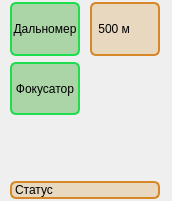
<?xml version="1.0" encoding="UTF-8"?>
<ui version="4.0">
 <class>WidgetFocusRangerControl</class>
 <widget class="QWidget" name="WidgetFocusRangerControl">
  <property name="geometry">
   <rect>
    <x>0</x>
    <y>0</y>
    <width>172</width>
    <height>201</height>
   </rect>
  </property>
  <property name="sizePolicy">
   <sizepolicy hsizetype="Expanding" vsizetype="Minimum">
    <horstretch>0</horstretch>
    <verstretch>0</verstretch>
   </sizepolicy>
  </property>
  <property name="maximumSize">
   <size>
    <width>172</width>
    <height>16777215</height>
   </size>
  </property>
  <property name="windowTitle">
   <string>Поворотное устройство</string>
  </property>
  <property name="styleSheet">
   <string notr="true">QPushButton
{
   background-color: rgba(204, 53, 10, 62);
    border: 2px solid line;
    border-radius: 6px;	
	border-color: rgb(215, 50, 28);
}

QPushButton::checked
{
	
	background-color: rgba(32, 156, 19, 83);
    border: 2px solid line;
    border-radius: 6px;
   
	border-color: rgb(30, 221, 78);
}

QLineEdit
{
	
	background-color: rgba(32, 156, 19, 83);
    border: 2px solid line;
    border-radius: 6px;
   
	border-color: rgb(30, 221, 78);
}



QGroupBox
{
border: 0px solid line black;
}</string>
  </property>
  <layout class="QGridLayout" name="gridLayout">
   <property name="leftMargin">
    <number>2</number>
   </property>
   <property name="topMargin">
    <number>2</number>
   </property>
   <property name="rightMargin">
    <number>2</number>
   </property>
   <property name="bottomMargin">
    <number>2</number>
   </property>
   <property name="horizontalSpacing">
    <number>2</number>
   </property>
   <item row="0" column="1">
    <widget class="QLabel" name="label_3">
     <property name="sizePolicy">
      <sizepolicy hsizetype="Maximum" vsizetype="Preferred">
       <horstretch>0</horstretch>
       <verstretch>0</verstretch>
      </sizepolicy>
     </property>
     <property name="minimumSize">
      <size>
       <width>60</width>
       <height>40</height>
      </size>
     </property>
     <property name="maximumSize">
      <size>
       <width>70</width>
       <height>70</height>
      </size>
     </property>
     <property name="styleSheet">
      <string notr="true">QLabel
{
	background-color: rgba(209, 142, 34, 60);
    border: 2px solid line;
    border-radius: 6px;
   
	border-color: rgb(214, 136, 41);
}</string>
     </property>
     <property name="text">
      <string> 500 м</string>
     </property>
    </widget>
   </item>
   <item row="0" column="0">
    <widget class="QPushButton" name="pushButton">
     <property name="sizePolicy">
      <sizepolicy hsizetype="Minimum" vsizetype="Ignored">
       <horstretch>0</horstretch>
       <verstretch>0</verstretch>
      </sizepolicy>
     </property>
     <property name="minimumSize">
      <size>
       <width>0</width>
       <height>25</height>
      </size>
     </property>
     <property name="maximumSize">
      <size>
       <width>70</width>
       <height>70</height>
      </size>
     </property>
     <property name="text">
      <string>Дальномер</string>
     </property>
     <property name="checkable">
      <bool>true</bool>
     </property>
     <property name="checked">
      <bool>true</bool>
     </property>
    </widget>
   </item>
   <item row="1" column="0">
    <widget class="QPushButton" name="pushButton_2">
     <property name="sizePolicy">
      <sizepolicy hsizetype="Minimum" vsizetype="Ignored">
       <horstretch>0</horstretch>
       <verstretch>0</verstretch>
      </sizepolicy>
     </property>
     <property name="minimumSize">
      <size>
       <width>0</width>
       <height>25</height>
      </size>
     </property>
     <property name="maximumSize">
      <size>
       <width>70</width>
       <height>70</height>
      </size>
     </property>
     <property name="text">
      <string>Фокусатор</string>
     </property>
     <property name="checkable">
      <bool>true</bool>
     </property>
     <property name="checked">
      <bool>true</bool>
     </property>
    </widget>
   </item>
   <item row="3" column="0" colspan="2">
    <widget class="QLabel" name="labelLaserPowerStatus">
     <property name="sizePolicy">
      <sizepolicy hsizetype="Minimum" vsizetype="Maximum">
       <horstretch>0</horstretch>
       <verstretch>0</verstretch>
      </sizepolicy>
     </property>
     <property name="maximumSize">
      <size>
       <width>16777215</width>
       <height>16777215</height>
      </size>
     </property>
     <property name="styleSheet">
      <string notr="true">QLabel
{
	background-color: rgba(209, 142, 34, 60);
    border: 2px solid line;
    border-radius: 6px;
   
	border-color: rgb(214, 136, 41);
}

</string>
     </property>
     <property name="text">
      <string>Статус</string>
     </property>
    </widget>
   </item>
   <item row="2" column="0">
    <widget class="QWidget" name="widget" native="true">
     <property name="sizePolicy">
      <sizepolicy hsizetype="Minimum" vsizetype="Minimum">
       <horstretch>0</horstretch>
       <verstretch>0</verstretch>
      </sizepolicy>
     </property>
    </widget>
   </item>
  </layout>
 </widget>
 <resources>
  <include location="Images.qrc"/>
 </resources>
 <connections/>
</ui>
